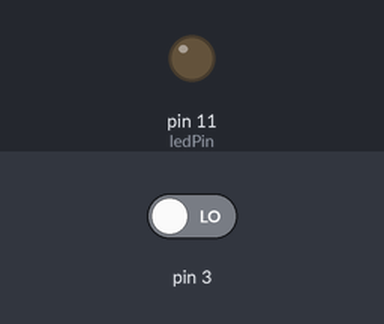
Recording of a sketch running on a simulated Arduino Uno, built with avr-gcc and run on an emulated ATmega328P. On the bench: output pins drawn as LEDs (lit = HIGH). The inputs (shaded band) are chosen by the test bench; at power-on: pin 3 LOW.

Above: at 1.2 s.
1.3 s: pin 3 driven HIGH
At 2.5 s:
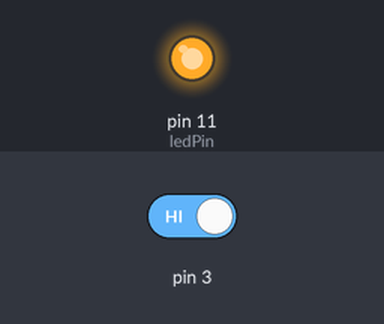
Timing chart, 0 to 4.3 s (numbered marks = the images above; inputs shaded):
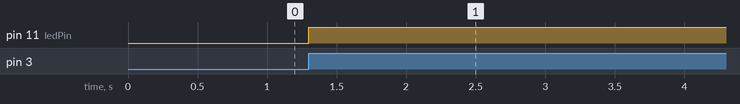

Measured:
- after the input at 1.3 s, pin 11 (ledPin): LOW → HIGH at once

The sketch:

ie.ino
```cpp
#define ledPin 11

bool ledPos = false;

void setup() {
  pinMode(ledPin, OUTPUT);
  cli();
  EICRA = 0;
  EICRA = EICRA | (1 << ISC11);
  EICRA = EICRA | (1 << ISC10);
  EIMSK = EIMSK | (1 << INT1);
  sei();
}

ISR(INT1_vect){
  ledPos = !ledPos;
}

void loop() {
  digitalWrite(ledPin, ledPos);
}
```
